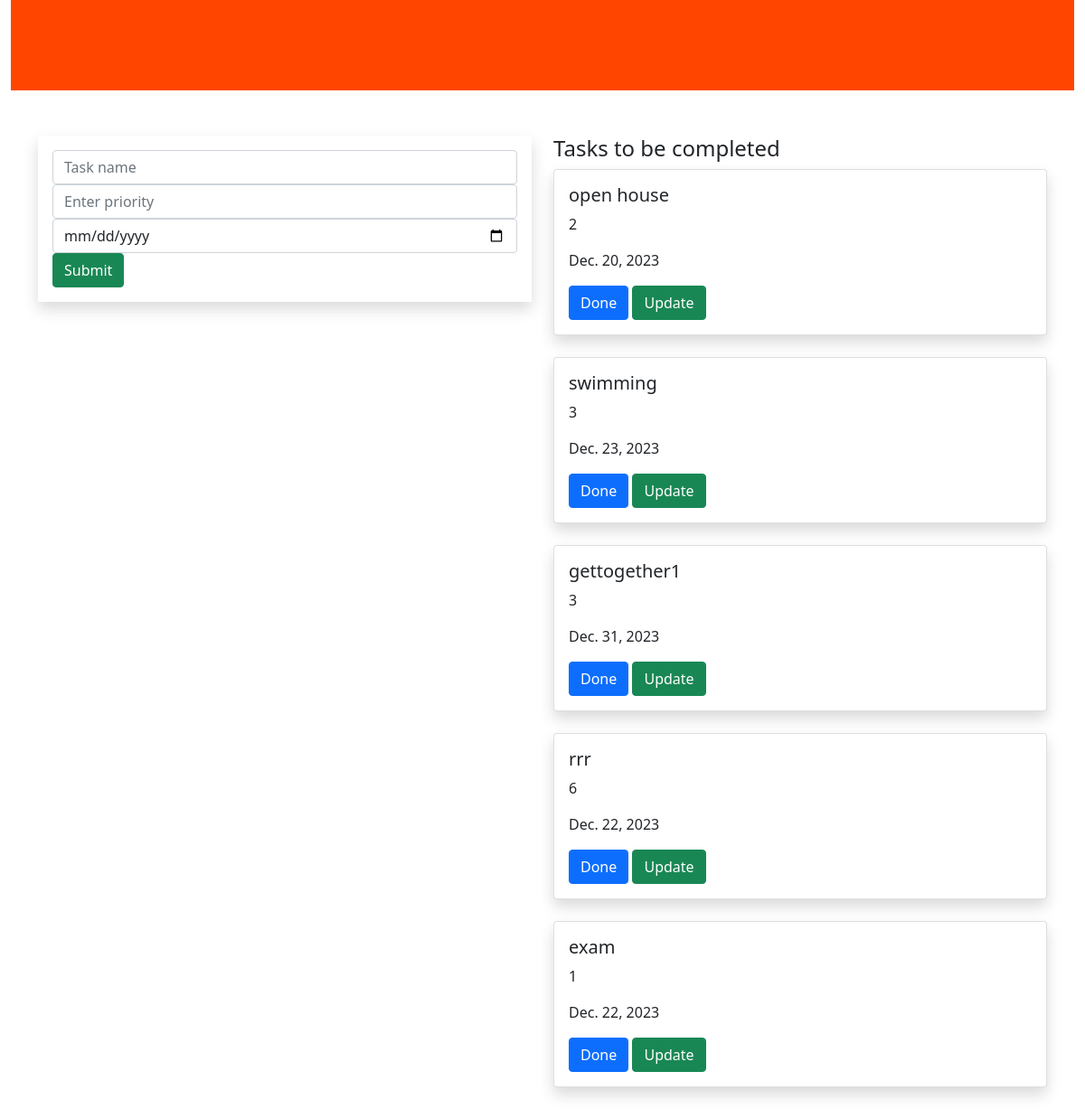
The page / on the database its author committed.
### todoapp/models.py (models this page shows, shortened)
class Task(models.Model):
    name=models.CharField(max_length=250)
    priority=models.IntegerField()
    date = models.DateField()

### todoapp/views.py (the view, shortened to what this page needs)
# urls.py: path('',views.home,name='home'),
def home(request):
    task_detials = Task.objects.all()
    return render(request,"home.html",{'task_key':task_detials})

### templates/home.html (shortened to what this page needs)
{% extends 'base.html' %}
{% block body %}
<div class="container-fluid">
    <div class="row">
        <div class="col-md-12">
            <div class="banner">
                <div class="banner-text">
                    <h3>ToDo</h3>
                </div>
            </div>
        </div>
    </div>
</div>
<div class="container">
    <div class="row">
        <div class="col-md-6">
        <form method="POST" class="p-3 shadow">
            <div class="form-group">
                <input type="text" name="task" class="form-control" placeholder="Task name">
            </div>
            <div class="form-group">
                <input type="text" name="priority" class="form-control" placeholder="Enter priority">
            </div>
            <div class="form-group">
                <input type="date" name="date" class="form-control" placeholder="Enter the priority">
            </div>
            <input type="submit" class="btn btn-success">
        </form>
        </div>
        <div class="col md-6">
            <h4>Tasks to be completed</h4>
            {% for i in task_key %}
        <div class=" shadow card" >
            <div class="card-body">
                <h5 class="card-title">{{i.name}}</h5>
                <p class="card-text">{{i.priority}}</p>
                <p class="card-text">{{i.date}}</p>
                <a href="{% url 'delete' i.id %}" class="btn btn-primary">Done</a>
                <a href="{% url 'update' i.id %}" class="btn btn-success">Update</a>
            </div>
        </div>
            <br>
            {% endfor %}
        </div>
    </div>
</div>
{% endblock %}

### templates/base.html (shortened to what this page needs)
{% load static %}
<!DOCTYPE html>
<html lang="en">
<head>
    <link href="https://cdn.jsdelivr.net/npm/bootstrap@5.0.2/dist/css/bootstrap.min.css" rel="stylesheet">
    <link href="{% static 'style.css' %}" rel="stylesheet">
</head>
<body>
{% block body %}
{% endblock %}
</body>
</html>

### static/style.css (style rules this page uses)
.banner { background-color: orangered; width: 100%; height: 100px; margin-bottom: 50px; }
.banner-text { top: 10%; left :50%; margin : 10px; position: absolute; transform: translate(-50%, -50%); color: #ffffff; }

### rows shown on the page
Task: name "open house", priority "2", date "Dec. 20, 2023"
Task: name "swimming", priority "3", date "Dec. 23, 2023"
Task: name "gettogether1", priority "3", date "Dec. 31, 2023"
Task: name "rrr", priority "6", date "Dec. 22, 2023"
Task: name "exam", priority "1", date "Dec. 22, 2023"
